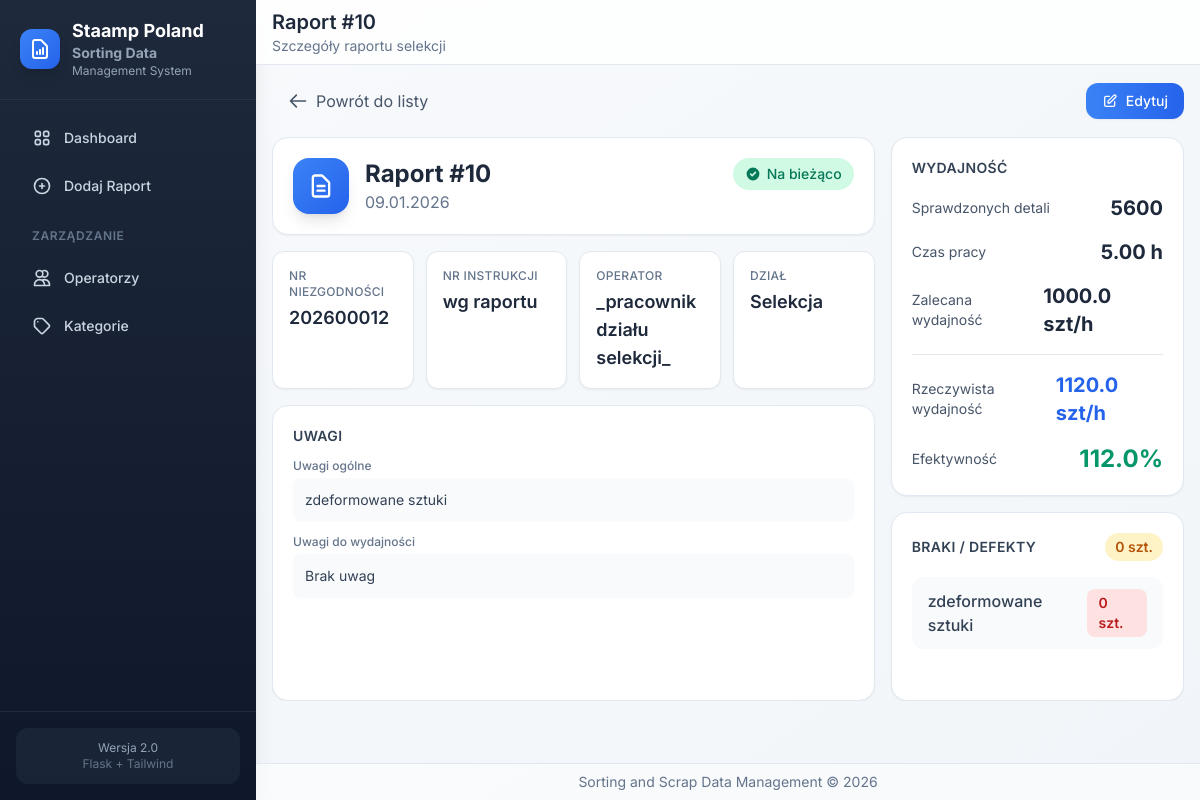
The app's page /reports/10050 with its own data.
### app/models/models.py (models this page shows, shortened)
class Operator(db.Model):
    __tablename__ = 'operatorzy'
    id = db.Column(db.Integer, primary_key=True)
    nr_operatora = db.Column(db.Integer, unique=True)
    imie_nazwisko = db.Column(db.String)
    dzial_id = db.Column(db.Integer, db.ForeignKey('dzialy.id'))
    dzial = db.relationship("KategoriaZrodlaDanych")

class KategoriaZrodlaDanych(db.Model):
    __tablename__ = 'dzialy'
    id = db.Column(db.Integer, primary_key=True)
    opis_kategorii = db.Column(db.String, unique=True)
    koszt_pracy = db.Column(db.Float, nullable=True)

### app/routes/reports.py (the view)
@bp.route('/<int:report_id>')
def view(report_id):
    report = DaneRaportu.query.get_or_404(report_id)
    return render_template('reports/view.html', report=report)

### app/models/models.py (called while the page is built)
    @property
    def total_defects(self):
        return sum(d.ilosc for d in self.braki_defekty) if self.braki_defekty else 0

    @property
    def rzeczywista_wydajnosc(self):
        if self.czas_pracy and self.czas_pracy > 0:
            return self.ilosc_detali_sprawdzonych / self.czas_pracy
        return 0

    @property
    def efektywnosc(self):
        if self.zalecana_wydajnosc and self.zalecana_wydajnosc > 0 and self.rzeczywista_wydajnosc:
            return (self.rzeczywista_wydajnosc / self.zalecana_wydajnosc) * 100
        return 0

### app/templates/reports/view.html (shortened to what this page needs)
{% extends 'base.html' %}
{% block page_title %}Raport #{{ report.nr_raportu }}{% endblock %}
{% block page_subtitle %}Szczegóły raportu selekcji{% endblock %}
{% block content %}
<div class="report-detail-container flex flex-col h-full">
    <div class="flex items-center justify-between mb-4 flex-shrink-0">
        <a href="{{ url_for('main.index') }}"
           class="inline-flex items-center gap-2 px-4 py-2 text-slate-600 hover:text-slate-800 hover:bg-slate-100 rounded-xl transition-colors">
            <svg class="w-5 h-5" fill="none" stroke="currentColor" viewBox="0 0 24 24">
                <path stroke-linecap="round" stroke-linejoin="round" stroke-width="2" d="M10 19l-7-7m0 0l7-7m-7 7h18"></path>
            </svg>
            Powrót do listy
        </a>
        <div class="flex items-center gap-2">
            <a href="{{ url_for('reports.edit', report_id=report.id) }}"
               class="inline-flex items-center gap-2 px-4 py-2 bg-gradient-to-r from-primary-500 to-primary-600 text-white text-sm font-medium rounded-xl hover:from-primary-600 hover:to-primary-700 shadow-sm hover:shadow transition-all">
                <svg class="w-4 h-4" fill="none" stroke="currentColor" viewBox="0 0 24 24">
                    <path stroke-linecap="round" stroke-linejoin="round" stroke-width="2" d="M11 5H6a2 2 0 00-2 2v11a2 2 0 002 2h11a2 2 0 002-2v-5m-1.414-9.414a2 2 0 112.828 2.828L11.828 15H9v-2.828l8.586-8.586z"></path>
                </svg>
                Edytuj
            </a>
        </div>
    </div>
    <div class="grid grid-cols-1 lg:grid-cols-3 gap-4 flex-1 min-h-0">
        <div class="lg:col-span-2 flex flex-col gap-4 min-h-0">
            <div class="bg-white rounded-2xl shadow-sm border border-slate-200 p-5 flex-shrink-0">
                <div class="flex items-start justify-between">
                    <div class="flex items-center gap-4">
                        <div class="w-14 h-14 bg-gradient-to-br from-primary-500 to-primary-600 rounded-2xl flex items-center justify-center shadow-lg">
                            <svg class="w-7 h-7 text-white" fill="none" stroke="currentColor" viewBox="0 0 24 24">
                                <path stroke-linecap="round" stroke-linejoin="round" stroke-width="2" d="M9 12h6m-6 4h6m2 5H7a2 2 0 01-2-2V5a2 2 0 012-2h5.586a1 1 0 01.707.293l5.414 5.414a1 1 0 01.293.707V19a2 2 0 01-2 2z"></path>
                            </svg>
                        </div>
                        <div>
                            <h2 class="text-2xl font-bold text-slate-800">Raport #{{ report.nr_raportu }}</h2>
                            <p class="text-slate-500">{{ report.data_selekcji.strftime('%d.%m.%Y') if report.data_selekcji else 'Brak daty' }}</p>
                        </div>
                    </div>
                    <div class="text-right">
                        {% if report.selekcja_na_biezaco %}
                        <span class="inline-flex items-center px-3 py-1.5 rounded-full text-sm font-medium bg-emerald-100 text-emerald-700">
                            <svg class="w-4 h-4 mr-1.5" fill="currentColor" viewBox="0 0 20 20">
                                <path fill-rule="evenodd" d="M10 18a8 8 0 100-16 8 8 0 000 16zm3.707-9.293a1 1 0 00-1.414-1.414L9 10.586 7.707 9.293a1 1 0 00-1.414 1.414l2 2a1 1 0 001.414 0l4-4z" clip-rule="evenodd"></path>
                            </svg>
                            Na bieżąco
                        </span>
                        {% endif %}
                    </div>
                </div>
            </div>
            <div class="grid grid-cols-2 md:grid-cols-4 gap-3 flex-shrink-0">
                <div class="bg-white rounded-xl shadow-sm border border-slate-200 p-4">
                    <p class="text-xs font-medium text-slate-500 uppercase tracking-wide mb-1">Nr Niezgodności</p>
                    <p class="text-lg font-semibold text-slate-800">{{ report.nr_niezgodnosci or '-' }}</p>
                </div>
                <div class="bg-white rounded-xl shadow-sm border border-slate-200 p-4">
                    <p class="text-xs font-medium text-slate-500 uppercase tracking-wide mb-1">Nr Instrukcji</p>
                    <p class="text-lg font-semibold text-slate-800">{{ report.nr_instrukcji or '-' }}</p>
                </div>
                <div class="bg-white rounded-xl shadow-sm border border-slate-200 p-4">
                    <p class="text-xs font-medium text-slate-500 uppercase tracking-wide mb-1">Operator</p>
                    <p class="text-lg font-semibold text-slate-800">{{ report.operator.imie_nazwisko if report.operator else '-' }}</p>
                </div>
                <div class="bg-white rounded-xl shadow-sm border border-slate-200 p-4">
                    <p class="text-xs font-medium text-slate-500 uppercase tracking-wide mb-1">Dział</p>
                    <p class="text-lg font-semibold text-slate-800">{{ report.operator.dzial.opis_kategorii if report.operator and report.operator.dzial else '-' }}</p>
                </div>
            </div>
            <div class="bg-white rounded-2xl shadow-sm border border-slate-200 p-5 flex-1 min-h-0 overflow-auto">
                <h3 class="text-sm font-semibold text-slate-700 uppercase tracking-wide mb-3">Uwagi</h3>
                <div class="space-y-3">
                    <div>
                        <p class="text-xs font-medium text-slate-500 mb-1">Uwagi ogólne</p>
                        <p class="text-slate-700 bg-slate-50 rounded-lg p-3 text-sm">{{ report.uwagi or 'Brak uwag' }}</p>
                    </div>
                    <div>
                        <p class="text-xs font-medium text-slate-500 mb-1">Uwagi do wydajności</p>
                        <p class="text-slate-700 bg-slate-50 rounded-lg p-3 text-sm">{{ report.uwagi_do_wydajnosci or 'Brak uwag' }}</p>
                    </div>
                </div>
            </div>
        </div>
        <div class="flex flex-col gap-4 min-h-0">
            <div class="bg-white rounded-2xl shadow-sm border border-slate-200 p-5 flex-shrink-0">
                <h3 class="text-sm font-semibold text-slate-700 uppercase tracking-wide mb-4">Wydajność</h3>
                <div class="space-y-4">
                    <div class="flex items-center justify-between">
                        <span class="text-slate-600 text-sm">Sprawdzonych detali</span>
                        <span class="text-xl font-bold text-slate-800">{{ report.ilosc_detali_sprawdzonych }}</span>
                    </div>
                    <div class="flex items-center justify-between">
                        <span class="text-slate-600 text-sm">Czas pracy</span>
                        <span class="text-xl font-bold text-slate-800">{{ "%.2f"|format(report.czas_pracy) }} h</span>
                    </div>
                    <div class="flex items-center justify-between">
                        <span class="text-slate-600 text-sm">Zalecana wydajność</span>
                        <span class="text-xl font-bold text-slate-800">{{ report.zalecana_wydajnosc or '-' }} szt/h</span>
                    </div>
                    <div class="border-t pt-4">
                        <div class="flex items-center justify-between">
                            <span class="text-slate-600 text-sm">Rzeczywista wydajność</span>
                            <span class="text-xl font-bold text-primary-600">{{ "%.1f"|format(report.rzeczywista_wydajnosc) }} szt/h</span>
                        </div>
                    </div>
                    <div class="flex items-center justify-between">
                        <span class="text-slate-600 text-sm">Efektywność</span>
                        {% if report.efektywnosc >= 100 %}
                        <span class="text-2xl font-bold text-emerald-600">{{ "%.1f"|format(report.efektywnosc) }}%</span>
                        {% elif report.efektywnosc >= 80 %}
                        <span class="text-2xl font-bold text-amber-600">{{ "%.1f"|format(report.efektywnosc) }}%</span>
                        {% else %}
                        <span class="text-2xl font-bold text-red-500">{{ "%.1f"|format(report.efektywnosc) }}%</span>
                        {% endif %}
                    </div>
                </div>
            </div>
            <div class="bg-white rounded-2xl shadow-sm border border-slate-200 p-5 flex-1 min-h-0 flex flex-col">
                <div class="flex items-center justify-between mb-4 flex-shrink-0">
                    <h3 class="text-sm font-semibold text-slate-700 uppercase tracking-wide">Braki / Defekty</h3>
                    <span class="px-2.5 py-1 bg-amber-100 text-amber-700 rounded-full text-sm font-semibold">
                        {{ report.total_defects }} szt.
                    </span>
                </div>
                <div class="space-y-2 flex-1 overflow-auto">
                    {% if report.braki_defekty %}
                        {% for defekt in report.braki_defekty %}
                        <div class="flex items-center justify-between px-4 py-3 bg-slate-50 rounded-xl">
                            <span class="text-slate-700 font-medium">{{ defekt.defekt }}</span>
                            <span class="px-3 py-1 bg-red-100 text-red-700 rounded-lg text-sm font-semibold">{{ defekt.ilosc }} szt.</span>
                        </div>
                        {% endfor %}
                    {% endif %}
                </div>
            </div>
        </div>
    </div>
</div>
{% endblock %}

### app/templates/base.html (style rules this page uses)
* { transition-property: background-color, border-color, color, fill, stroke, opacity, box-shadow, transform; transition-timing-function: cubic-bezier(0.4, 0, 0.2, 1); transition-duration: 150ms; }

### app/templates/reports/view.html (style rules this page uses)
.report-detail-container { max-height: calc(100vh - 180px); overflow: hidden; }

### records on screen
Operator: operator "_pracownik działu selekcji_"
KategoriaZrodlaDanych: operator.dzial "Selekcja"

### other values on screen
{{ report.nr_raportu }} "10"
{{ report.nr_niezgodnosci or '-' }} "202600012"
{{ report.nr_instrukcji or '-' }} "wg raportu"
{{ report.uwagi or 'Brak uwag' }} "zdeformowane sztuki"
{{ report.uwagi_do_wydajnosci or 'Brak uwag' }} "Brak uwag"
{{ report.ilosc_detali_sprawdzonych }} "5600"
{{ "%.2f"|format(report.czas_pracy) }} "5.00"
{{ report.zalecana_wydajnosc or '-' }} "1000.0"
{{ "%.1f"|format(report.rzeczywista_wydajnosc) }} "1120.0"
{{ "%.1f"|format(report.efektywnosc) }} "112.0"
{{ report.total_defects }} "0"
{{ defekt.defekt }} "zdeformowane sztuki"
{{ defekt.ilosc }} "0"
